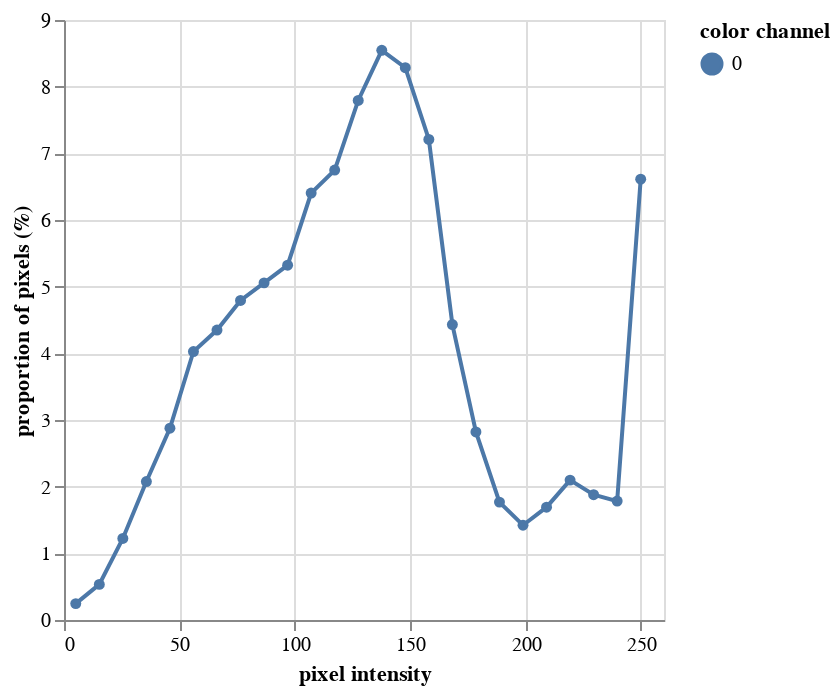

Write notebook code for a chart like this one.
### Code cell
hist_a = pcv.visualize.histogram(img=h, bins=25)

### Figure 1 — Vega-Lite specification as saved in the notebook (floating-point values rounded to 4 significant figures)
{"config": {"view": {"continuousWidth": 300, "continuousHeight": 300}}, "data": {"name": "data-59d4d57962806d067e7532c36782cf32"}, "mark": {"type": "line", "point": true}, "encoding": {"color": {"field": "color channel", "type": "nominal"}, "tooltip": [{"field": "pixel intensity", "type": "quantitative"}, {"field": "proportion of pixels (%)", "type": "quantitative"}], "x": {"field": "pixel intensity", "type": "quantitative"}, "y": {"field": "proportion of pixels (%)", "type": "quantitative"}}, "params": [{"name": "param_1", "select": {"type": "interval", "encodings": ["x", "y"]}, "bind": "scales"}], "$schema": "https://vega.github.io/schema/vega-lite/v5.20.1.json", "datasets": {"data-59d4d57962806d067e7532c36782cf32": [{"pixel intensity": 5.1, "proportion of pixels (%)": 0.2459, "hist_count": 5100, "color channel": "0"}, {"pixel intensity": 15.3, "proportion of pixels (%)": 0.5341, "hist_count": 11075, "color channel": "0"}, {"pixel intensity": 25.5, "proportion of pixels (%)": 1.224, "hist_count": 25376, "color channel": "0"}, {"pixel intensity": 35.7, "proportion of pixels (%)": 2.077, "hist_count": 43075, "color channel": "0"}, {"pixel intensity": 45.9, "proportion of pixels (%)": 2.876, "hist_count": 59644, "color channel": "0"}, {"pixel intensity": 56.1, "proportion of pixels (%)": 4.027, "hist_count": 83512, "color channel": "0"}, {"pixel intensity": 66.3, "proportion of pixels (%)": 4.35, "hist_count": 90198, "color channel": "0"}, {"pixel intensity": 76.5, "proportion of pixels (%)": 4.794, "hist_count": 99404, "color channel": "0"}, {"pixel intensity": 86.7, "proportion of pixels (%)": 5.057, "hist_count": 104865, "color channel": "0"}, {"pixel intensity": 96.9, "proportion of pixels (%)": 5.322, "hist_count": 110349, "color channel": "0"}, {"pixel intensity": 107.1, "proportion of pixels (%)": 6.405, "hist_count": 132812, "color channel": "0"}, {"pixel intensity": 117.3, "proportion of pixels (%)": 6.749, "hist_count": 139945, "color channel": "0"}, {"pixel intensity": 127.5, "proportion of pixels (%)": 7.793, "hist_count": 161598, "color channel": "0"}, {"pixel intensity": 137.7, "proportion of pixels (%)": 8.545, "hist_count": 177195, "color channel": "0"}, {"pixel intensity": 147.9, "proportion of pixels (%)": 8.284, "hist_count": 171783, "color channel": "0"}, {"pixel intensity": 158.1, "proportion of pixels (%)": 7.208, "hist_count": 149457, "color channel": "0"}, {"pixel intensity": 168.3, "proportion of pixels (%)": 4.432, "hist_count": 91892, "color channel": "0"}, {"pixel intensity": 178.5, "proportion of pixels (%)": 2.821, "hist_count": 58496, "color channel": "0"}, {"pixel intensity": 188.7, "proportion of pixels (%)": 1.768, "hist_count": 36670, "color channel": "0"}, {"pixel intensity": 198.9, "proportion of pixels (%)": 1.422, "hist_count": 29480, "color channel": "0"}, {"pixel intensity": 209.1, "proportion of pixels (%)": 1.692, "hist_count": 35091, "color channel": "0"}, {"pixel intensity": 219.3, "proportion of pixels (%)": 2.098, "hist_count": 43508, "color channel": "0"}, {"pixel intensity": 229.5, "proportion of pixels (%)": 1.879, "hist_count": 38970, "color channel": "0"}, {"pixel intensity": 239.7, "proportion of pixels (%)": 1.784, "hist_count": 36990, "color channel": "0"}, {"pixel intensity": 249.9, "proportion of pixels (%)": 6.612, "hist_count": 137115, "color channel": "0"}]}}
